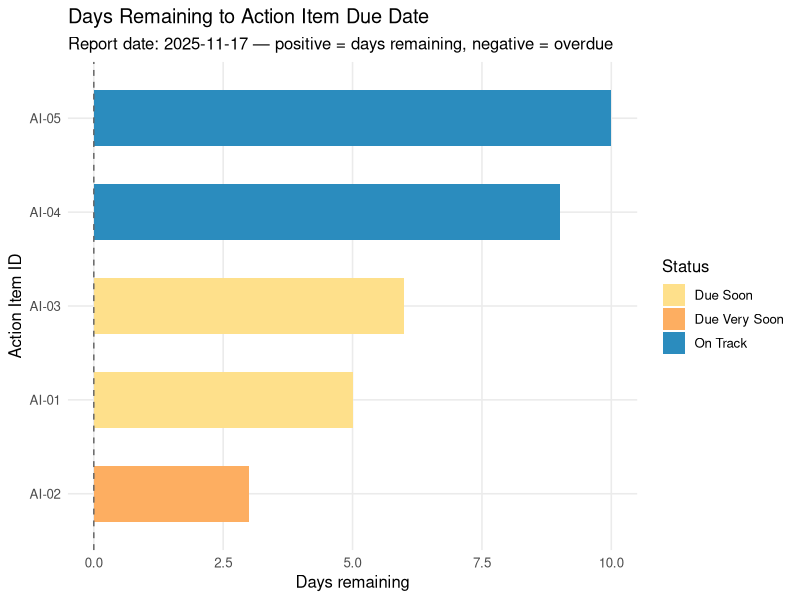

Generate this figure with R:
## ---- chunk 1
# Data and table for Action Items 
library(tibble) 
library(knitr) 
library(lubridate)

report_date <- as.Date("2025-11-17")

action_items <- tibble::tibble( id = c("AI-01","AI-02","AI-03","AI-04","AI-05"), description = c( "Provide EMC pre-test data for CDR", "Deliver updated reliability allocation table", "Submit firmware memory leak fix summary", "Confirm supplier last-buy strategy post-CDR", "Compile full CDR package for dry-run" ), owner = c("US Engineering","EU Systems","India Firmware","Supply Chain","Program Manager"), due = as.Date(c("2025-11-22","2025-11-20","2025-11-23","2025-11-26","2025-11-27")) )

# compute days remaining and status

action_items <- action_items %>% dplyr::mutate( days_remaining = as.integer(due - report_date), status = dplyr::case_when( days_remaining < 0 ~ "Overdue", days_remaining <= 3 ~ "Due Very Soon", days_remaining <= 7 ~ "Due Soon", TRUE ~ "On Track" ) )

kable(action_items, caption = "Action Items Summary (as of 2025-11-17)")

## ---- chunk 2
library(ggplot2)
library(forcats)
ai_plot <- action_items %>%
dplyr::arrange(days_remaining) %>%
dplyr::mutate(id = forcats::fct_reorder(id, days_remaining))

ggplot(ai_plot, aes(x = days_remaining, y = id, fill = status)) +
geom_col(width = 0.6) +
geom_vline(xintercept = 0, linetype = "dashed", color = "grey40") +
scale_fill_manual(values = c(
"Overdue" = "#d7191c",
"Due Very Soon" = "#fdae61",
"Due Soon" = "#fee08b",
"On Track" = "#2b8cbe"
)) +
labs(
title = "Days Remaining to Action Item Due Date",
subtitle = "Report date: 2025-11-17 — positive = days remaining, negative = overdue",
x = "Days remaining",
y = "Action Item ID",
fill = "Status"
) +
theme_minimal(base_size = 12) +
theme(panel.grid.minor = element_blank())
